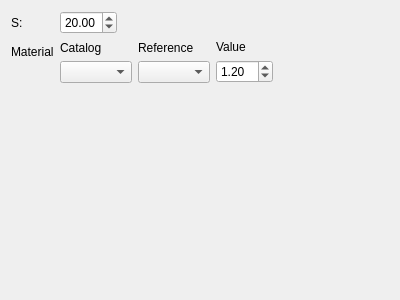
<?xml version="1.0" encoding="UTF-8"?>
<ui version="4.0">
 <class>Form</class>
 <widget class="QWidget" name="Form">
  <property name="geometry">
   <rect>
    <x>0</x>
    <y>0</y>
    <width>400</width>
    <height>300</height>
   </rect>
  </property>
  <property name="windowTitle">
   <string>Form</string>
  </property>
  <layout class="QVBoxLayout" name="verticalLayout">
   <item>
    <layout class="QFormLayout" name="formLayout">
     <property name="sizeConstraint">
      <enum>QLayout::SetMaximumSize</enum>
     </property>
     <property name="fieldGrowthPolicy">
      <enum>QFormLayout::ExpandingFieldsGrow</enum>
     </property>
     <item row="0" column="0">
      <widget class="QLabel" name="label_2">
       <property name="text">
        <string>S:</string>
       </property>
      </widget>
     </item>
     <item row="0" column="1">
      <widget class="QDoubleSpinBox" name="S">
       <property name="value">
        <double>20.000000000000000</double>
       </property>
      </widget>
     </item>
     <item row="1" column="0">
      <widget class="QLabel" name="label_5">
       <property name="text">
        <string>Material</string>
       </property>
      </widget>
     </item>
     <item row="1" column="1">
      <layout class="QHBoxLayout" name="horizontalLayout_2">
       <item>
        <layout class="QVBoxLayout" name="verticalLayout_4">
         <item>
          <widget class="QLabel" name="label_8">
           <property name="text">
            <string>Catalog</string>
           </property>
          </widget>
         </item>
         <item>
          <widget class="QComboBox" name="Catalog"/>
         </item>
        </layout>
       </item>
       <item>
        <layout class="QVBoxLayout" name="verticalLayout_5">
         <item>
          <widget class="QLabel" name="label_9">
           <property name="text">
            <string>Reference</string>
           </property>
          </widget>
         </item>
         <item>
          <widget class="QComboBox" name="Reference"/>
         </item>
        </layout>
       </item>
       <item>
        <layout class="QVBoxLayout" name="verticalLayout_2">
         <item>
          <widget class="QLabel" name="label_6">
           <property name="text">
            <string>Value</string>
           </property>
          </widget>
         </item>
         <item>
          <widget class="QDoubleSpinBox" name="Value">
           <property name="minimum">
            <double>1.000000000000000</double>
           </property>
           <property name="singleStep">
            <double>0.100000000000000</double>
           </property>
           <property name="value">
            <double>1.200000000000000</double>
           </property>
          </widget>
         </item>
        </layout>
       </item>
      </layout>
     </item>
    </layout>
   </item>
  </layout>
 </widget>
 <resources/>
 <connections/>
</ui>
